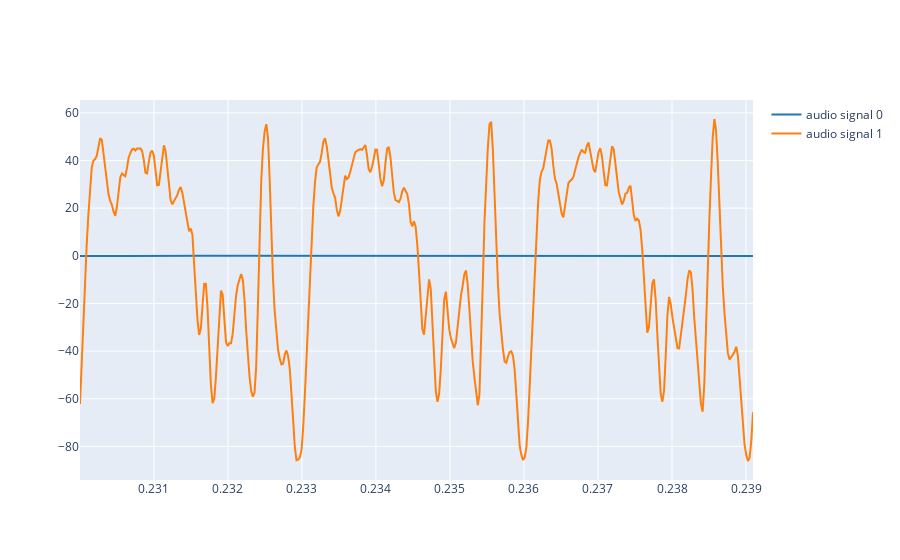

Notebook cell for this chart:
### Markdown cell above
2.1. Use the `synthetize` function to generate a synthesis with the weights ($A_k$) found in 1.3 and the fundamental frequency and phases found in previous labs. Plot both the reference and the synthetize signal. Listen to the synthetize signal.

### Code cell
# Write the code here
# Calculate the fundamental frequency
f_0 = 328.38
phi = -np.pi/2
t = np.arange(0, 4, 1.0/fs)

y_1 = synthesize(f_0, phi, weights, t)
y_1 = 0.1 * y_1 / np.amax(y_1)
plot_signals([y_1, OurRef*150], fs, 0.23, 0.23+3/f_0)

### Figure 1 — Plotly figure (JSON) as saved in the notebook; plotly's stock layout.template omitted (floating-point values rounded to 4 significant figures; data arrays with more than 128 entries replaced by an {"elided": "..."} marker saying what was removed)
{"data": [{"line": {"color": "#1f77b4", "shape": "linear"}, "mode": "lines", "name": "audio signal 0", "type": "scatter", "x": {"elided": "402 float values"}, "y": {"elided": "402 float values"}}, {"line": {"color": "#ff7f0e", "shape": "linear"}, "mode": "lines", "name": "audio signal 1", "type": "scatter", "x": {"elided": "402 float values"}, "y": {"elided": "402 float values"}}], "layout": {}}
